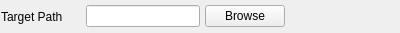
<?xml version="1.0" encoding="UTF-8"?>
<ui version="4.0">
 <class>TargetFolder</class>
 <widget class="QWidget" name="TargetFolder">
  <property name="geometry">
   <rect>
    <x>0</x>
    <y>0</y>
    <width>400</width>
    <height>33</height>
   </rect>
  </property>
  <property name="windowTitle">
   <string>Form</string>
  </property>
  <layout class="QHBoxLayout" name="horizontalLayout">
   <property name="spacing">
    <number>5</number>
   </property>
   <property name="leftMargin">
    <number>1</number>
   </property>
   <property name="topMargin">
    <number>1</number>
   </property>
   <property name="rightMargin">
    <number>1</number>
   </property>
   <property name="bottomMargin">
    <number>1</number>
   </property>
   <item>
    <widget class="QLabel" name="targetLabel">
     <property name="minimumSize">
      <size>
       <width>80</width>
       <height>0</height>
      </size>
     </property>
     <property name="maximumSize">
      <size>
       <width>80</width>
       <height>16777215</height>
      </size>
     </property>
     <property name="text">
      <string>Target Path</string>
     </property>
    </widget>
   </item>
   <item>
    <widget class="QLineEdit" name="targetPathInput"/>
   </item>
   <item>
    <widget class="QPushButton" name="browseButton">
     <property name="text">
      <string>Browse</string>
     </property>
    </widget>
   </item>
   <item>
    <spacer name="horizontalSpacer">
     <property name="orientation">
      <enum>Qt::Horizontal</enum>
     </property>
     <property name="sizeHint" stdset="0">
      <size>
       <width>40</width>
       <height>20</height>
      </size>
     </property>
    </spacer>
   </item>
  </layout>
 </widget>
 <resources/>
 <connections/>
</ui>
